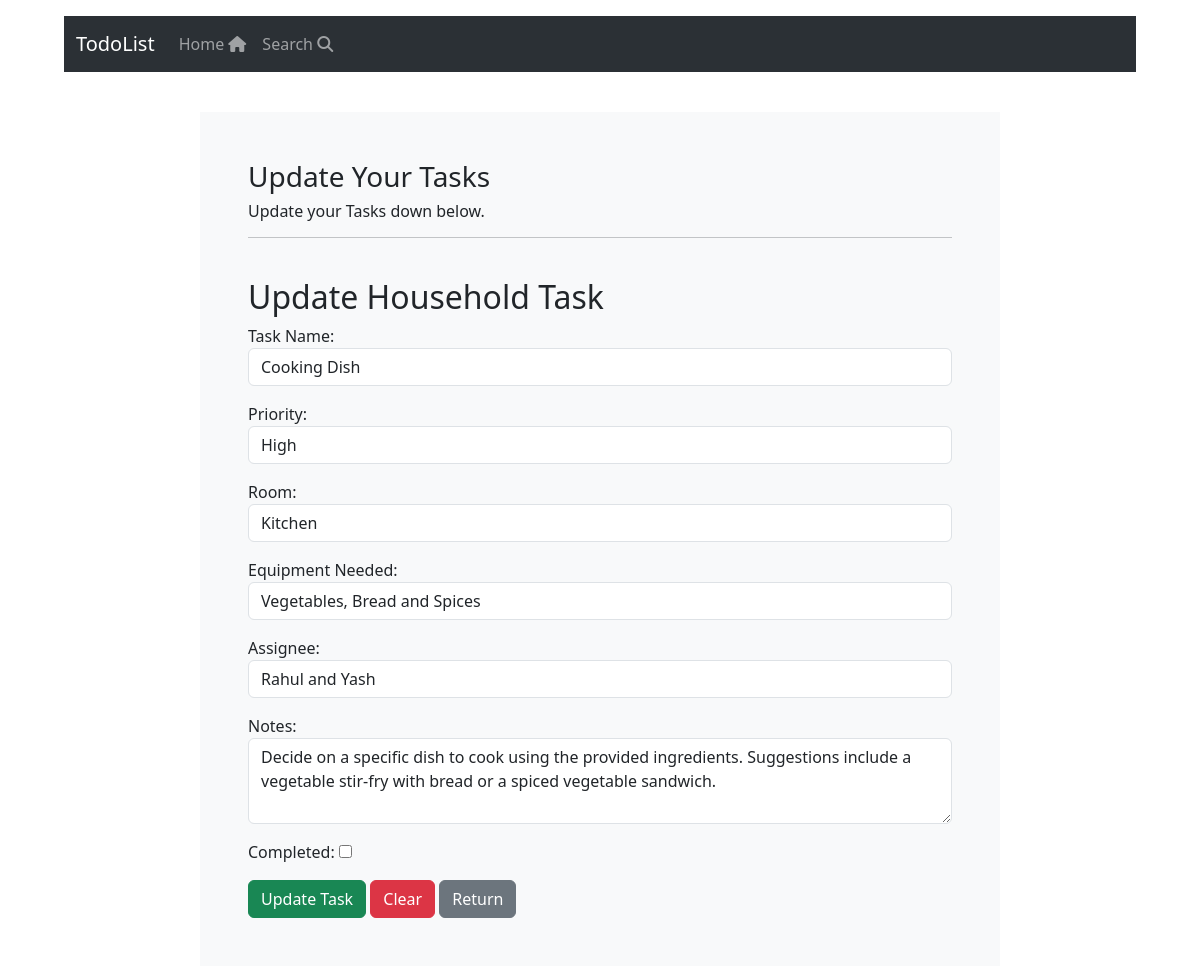
The app's page /update-task/4/household with its own data.
### tasks/models.py (models this page shows, shortened)
class HouseholdTask(models.Model):
    taskname = models.CharField(max_length=200)
    priority= models.CharField(max_length=50)
    room= models.CharField(max_length=80)
    equipment= models.CharField(max_length=550)
    assignee= models.CharField(max_length=300)
    notes= models.CharField(max_length=800)
    completed= models.BooleanField(default=False)
    created= models.DateTimeField(auto_now_add=True)

### tasks/views.py (the view)
# urls.py: path('update-task/<int:pk>/<str:task_type>', views.update_task, name='update-task'),
def update_task(request, pk, task_type):
    if task_type == 'office':
        task = OfficeTask.objects.get(id=pk)
        form_class = OfficeTaskForm
    elif task_type == 'household':
        task = HouseholdTask.objects.get(id=pk)
        form_class = HouseholdTaskForm
    elif task_type == 'sideskills':
        task = SideskillsTask.objects.get(id=pk)
        form_class = SideskillsTaskForm
    elif task_type == 'workout':
        task = WorkoutTask.objects.get(id=pk)
        form_class = WorkoutTaskForm
    form = form_class(instance=task) #creates a form instance pre-filled with the existing task instance
    if request.method == "POST": #form has been submitted
        form = form_class(request.POST, instance=task) #creates a form instance, pre-filled with the POST data and the existing task instance
        if form.is_valid():
            form.save()
            messages.success(request, "Task updated successfully!")
            return redirect("index")
    context={'form': form, 'task': task, 'task_type': task_type}
    return render(request, 'update-task.html', context=context)

### tasks/forms.py
class HouseholdTaskForm(forms.ModelForm):
    class Meta:
        model = HouseholdTask
        fields = fields = ['taskname', 'priority', 'room', 'equipment', 'assignee', 'notes', 'completed']

### tasks/templates/update-task.html (shortened to what this page needs)
{% extends 'base.html' %}
{% block content %}
<body>
  <div class="container bg-light shadow-md p-5 from-layout">
    <h3> Update Your Tasks </h3>
    <h6> Update your Tasks down below. </h6>
    <hr>
    <br>
    {% if task_type == 'office' %}
      <h2> Update Office Task </h2>
      <form method="post">
        {% csrf_token %}
        <div class="form-group mb-3">
          <label for="taskname">Task Name:</label>
          <input type="text" class="form-control" id="taskname" name="taskname" value="{{ task.taskname }}" required>
        </div>
        <div class="form-group mb-3">
          <label for="priority">Priority:</label>
          <select class="form-control" id="priority" name="priority" required>
            <option value="high" {% if task.priority == 'high' %}selected{% endif %}>High</option>
            <option value="medium" {% if task.priority == 'medium' %}selected{% endif %}>Medium</option>
            <option value="low" {% if task.priority == 'low' %}selected{% endif %}>Low</option>
          </select>
        </div>
        <div class="form-group mb-3">
            <label for="duedate">Due Date:</label>
            <input type="date" class="form-control" id="duedate" name="duedate" value="{{ task.duedate|date:'Y-m-d' }}" required>
          </div>
          <div class="form-group mb-3">
            <label for="estimatedtime">Estimated Time:</label>
            <input type="time" class="form-control" id="estimatedtime" name="estimatedtime" value="{{ task.estimatedtime|time:'H:i' }}" required>
          </div>
          <div class="form-group mb-3">
            <label for="notes">Notes:</label>
            <textarea class="form-control" id="notes" name="notes" rows="3" required>{{ task.notes }}</textarea>
          </div>
          <div class="form-group mb-3">
            <label for="completed">Completed:</label>
            <input type="checkbox" id="completed" name="completed" {% if task.completed %}checked{% endif %}>
          </div>
          <button type="submit" class="btn btn-success">Update Task</button>
          <button type="reset" class="btn btn-danger">Clear</button>
          <a href="{% url 'index' %}" class="btn btn-secondary">Return</a>
      </form>
    {% elif task_type == 'household' %}
      <h2> Update Household Task </h2>
      <form method="post">
        <div class="form-group mb-3">
          <label for="taskname">Task Name:</label>
          <input type="text" class="form-control" id="taskname" name="taskname" value="{{ task.taskname }}" required>
        </div>
        <div class="form-group mb-3">
          <label for="priority">Priority:</label>
          <select class="form-control" id="priority" name="priority" required>
            <option value="high" {% if task.priority == 'high' %}selected{% endif %}>High</option>
          </select>
        </div>
        <div class="form-group mb-3">
          <label for="room">Room:</label>
          <input type="text" class="form-control" id="room" name="room" value="{{ task.room }}" required>
        </div>
        <div class="form-group mb-3">
          <label for="equipment">Equipment Needed:</label>
          <input type="text" class="form-control" id="equipment" name="equipment" value="{{ task.equipment }}" required>
        </div>
        <div class="form-group mb-3">
          <label for="assignee">Assignee:</label>
          <input type="text" class="form-control" id="assignee" name="assignee" value="{{ task.assignee }}" required>
        </div>
        <div class="form-group mb-3">
          <label for="notes">Notes:</label>
          <textarea class="form-control" id="notes" name="notes" rows="3" required>{{ task.notes }}</textarea>
        </div>
        <div class="form-group mb-3">
          <label for="completed">Completed:</label>
          <input type="checkbox" id="completed" name="completed" {% if task.completed %}checked{% endif %}>
        </div>
        <button type="submit" class="btn btn-success">Update Task</button>
        <button type="reset" class="btn btn-danger">Clear</button>
        <a href="{% url 'index' %}" class="btn btn-secondary">Return</a>
      </form>
        {% endif %}
    </div>
  </body>
  {% endblock %}

### static/css/style.css (style rules this page uses)
.from-layout { max-width: 800px; margin: 0 auto; }

### records on screen
HouseholdTask: taskname "Cooking Dish", priority "High", room "Kitchen", equipment "Vegetables, Bread and Spices", assignee "Rahul and Yash", notes "Decide on a specific dish to cook using the provided ingredients. Suggestions include a vegetable stir-fry with bread or a spiced vegetable sandwich."
